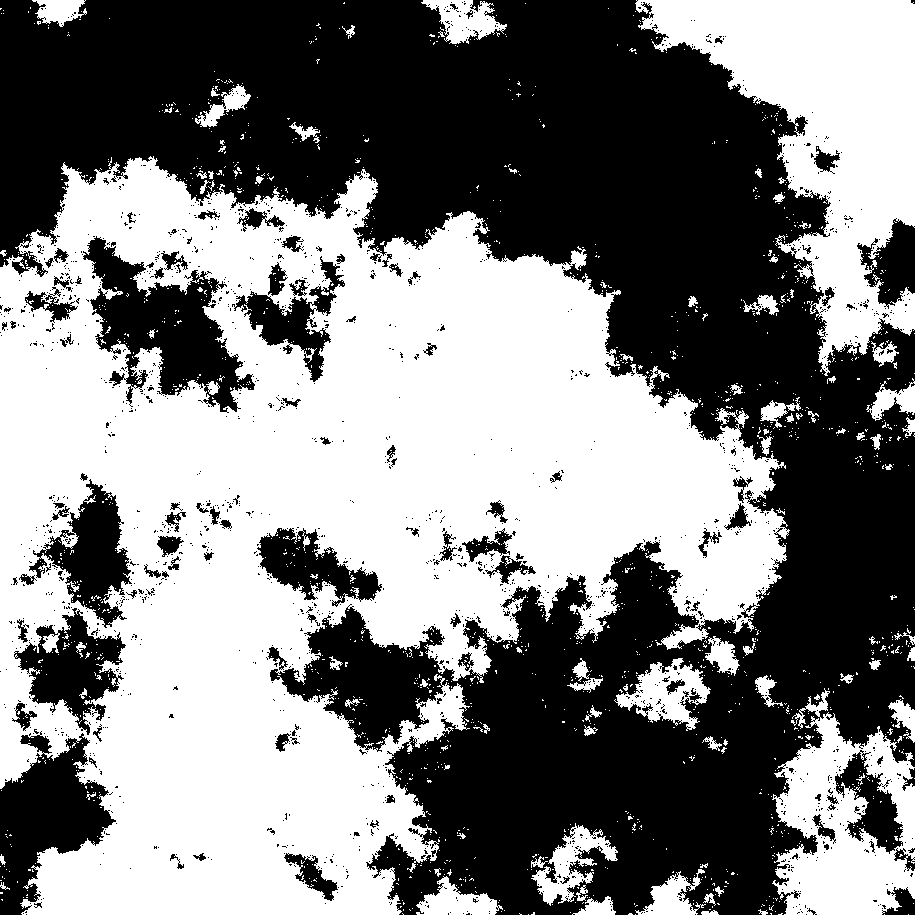
#> input picture sample_fractals/s2_d1.5.png, 915 x 915 px
$ python 2dbc-homespun.py
#> lines starting #> are read from the running program, lines starting #| are printed output that depends on the picture; after the words box and inside, x2 and y2 are one past the last pixel; in counts of white or black regions, pixels touching at a corner belong together; long printed decimals are rounded
import numpy as np
import cv2
import matplotlib.pyplot as plt

# Define canvas size
size = 1024
height = size+1
width = size+1

# Get subdivision sizes
n = 2**np.floor(np.log(height)/np.log(2))  # Greatest power of 2 less than or equal to canvas
# Extract the exponent
n = int(np.log(n)/np.log(2))
boxes = list(2**np.arange(n-1, 1, -1))
boxes.reverse()
boxcounts = {box: 0 for box in boxes}  # Dictionary to store counts for each box size

# Load image
file = 's2_d1.5.png'
canvas = cv2.imread('sample_fractals/' + file, 3)
#> canvas is the input picture: shape (915, 915, 3); 50% white; 1677 white regions (1587 under 20 px), largest, box (x1, y1, x2, y2) and area: (0, 156, 790, 915) 330296, (635, 0, 915, 376) 45666, (772, 688, 915, 915) 17903
canvas = cv2.resize(canvas, dsize=[width, height], interpolation=cv2.INTER_AREA)
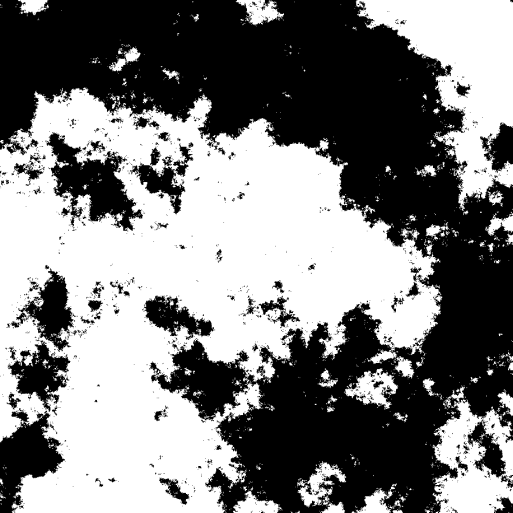
#> canvas: shape (1025, 1025, 3) (shown at 1/2 size); min 0, max 255, mean 127.5
# Specify a threshold 0-255
threshold = 128
# Make all pixels 0-1
#binarized = np.pad(canvas, pad_width=1, mode='constant', constant_values=1)
binarized = canvas / 255


# 2d box counting function
def boxcount2d(sizes, save=False, visualize=False):
#> called with save = False, visualize = True
    for s in sizes:

        # Reset box counter
        bc = 0

        # Make list of box corners and clear corner index
        corners = []
        c = 1

        # Make list of corners
        for y in range(0, height, int(height/s)):
            for x in range(0, height, int(height/s)):
                corners.append([x, y])

        # Detect edges and draw box
        #for row in range(s):
            #for pt in range(s):
        for c in range(1, len(corners)-s):
            boxval = np.mean(binarized[corners[c-1][1]:corners[c+s][1], corners[c-1][0]:corners[c][0]])
            if 0.0 < boxval < 1.0:
                cv2.rectangle(canvas, corners[c], corners[c+s], (0, 0, 255), 1)
                bc += 1
            #c += 1
        boxcounts[s] = bc
        print(len(corners))
        print(c+s)
        if visualize:
            cv2.imshow('img', canvas)
            cv2.waitKey(16)

        if save:
            cv2.imwrite('output/' + file, canvas)
#> this loop made 8 passes
#> pass 1, in boxcount2d, `cv2.imshow('img', canvas)`:
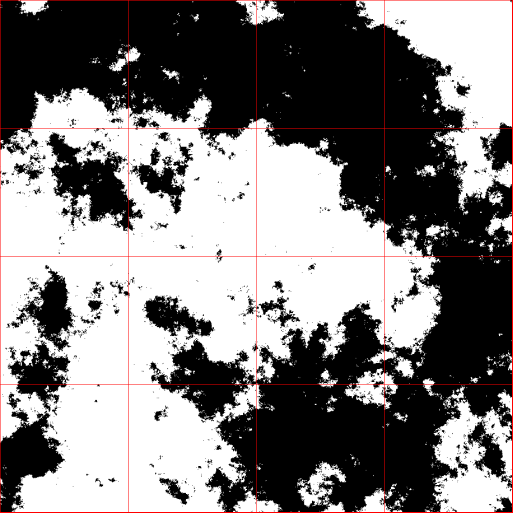
#> window 'img': shape (1025, 1025, 3) (shown at 1/2 size); mean B, G, R 126.1, 126.1, 128.5
#> pass 2, in boxcount2d, `cv2.imshow('img', canvas)`:
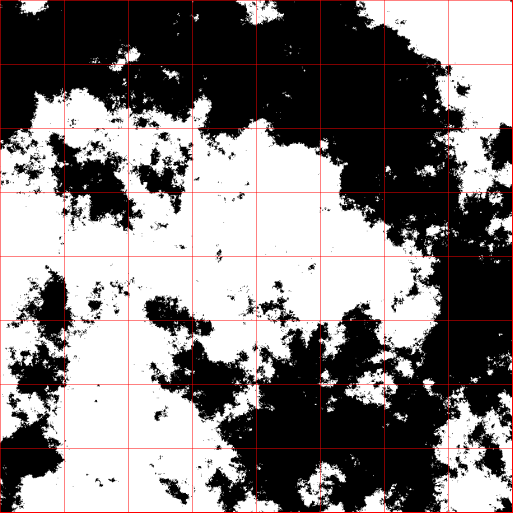
#> window 'img': shape (1025, 1025, 3) (shown at 1/2 size); mean B, G, R 125.2, 125.2, 129.6
#> after the loop:
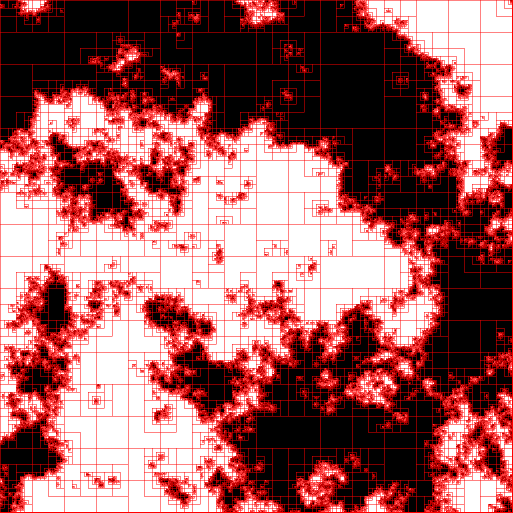
#> canvas: shape (1025, 1025, 3) (shown at 1/2 size); mean B, G, R 97, 97, 156.9
#> after the loop, boxcounts = {4: 16, 8: 63, 16: 217, 32: 669, 64: 1843, 128: 4964, 256: 12775, 512: 31875}

    return canvas, boxcounts


image, counts = boxcount2d(boxes, visualize=True)
#> counts has the same summary as boxcounts in boxcount2d
print(counts)
#| {4: 16, 8: 63, 16: 217, 32: 669, 64: 1843, 128: 4964, 256: 12775, 512: 31875}

# Get slope and plot
x = [x for x in counts.keys()]
#> x = [4, 8, 16, 32, 64, 128, 256, 512]
y = [y for y in counts.values()]
#> y = [16, 63, 217, 669, 1843, 4964, 12775, 31875]

m, b = np.polyfit(np.log(x), np.log(y), 1)
#> m = 1.55; b = 0.93
print(m)
#| 1.548

#plt.xscale("log")
#plt.yscale("log")

plt.plot(np.log(x), m*np.log(x)+b, label=f"{round(m, 2)}")
plt.scatter(np.log(x), np.log(y))

leg = plt.legend()
plt.show()
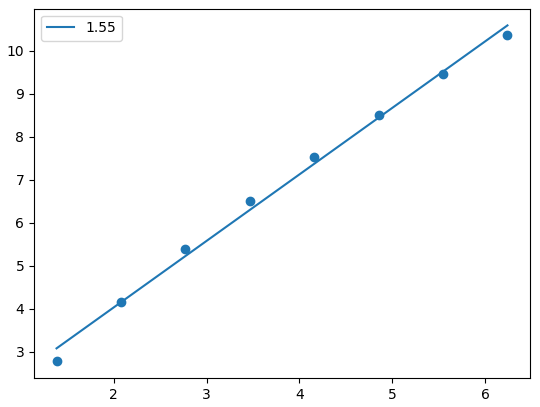
#> figure drawn by matplotlib, 1 panel

$ run again, with sample_fractals/s2_d1.0.png copied over sample_fractals/s2_d1.5.png
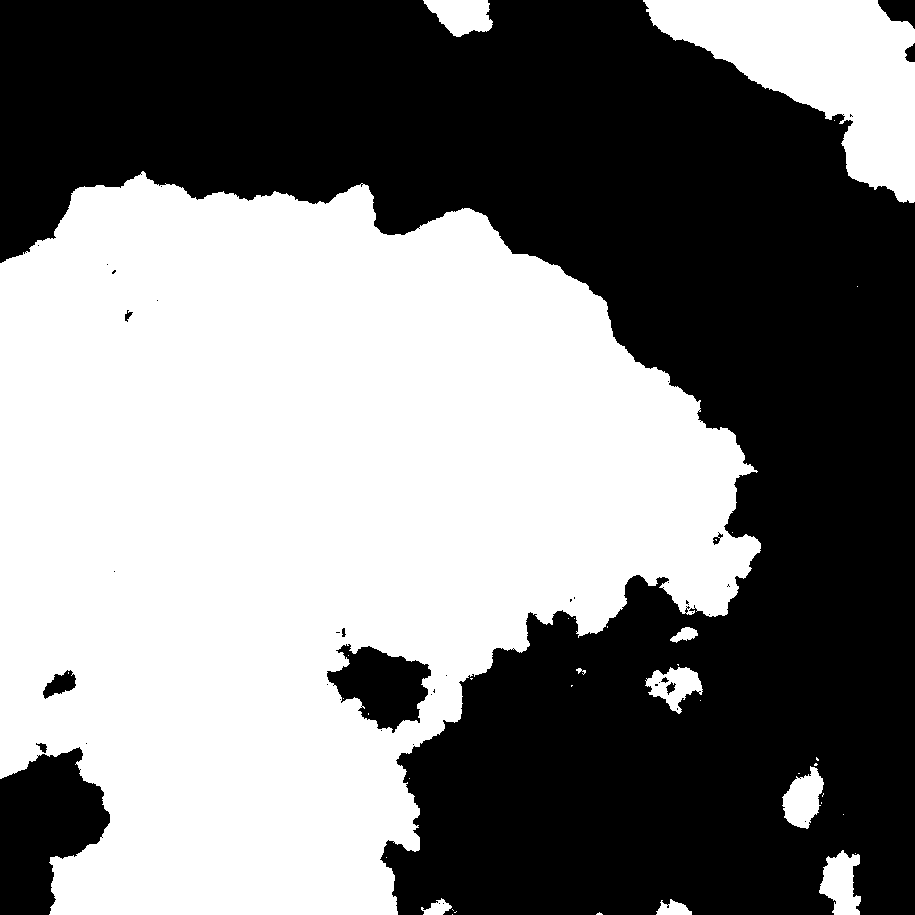
#> input picture sample_fractals/s2_d1.0.png, 915 x 915 px
#> canvas is the input picture: shape (915, 915, 3); 49.9% white; 38 white regions (28 under 20 px), largest, box (x1, y1, x2, y2) and area: (0, 171, 761, 915) 383522, (643, 0, 915, 203) 26870, (819, 850, 861, 915) 1785
#> after the loop in boxcount2d, `for s in sizes:`:
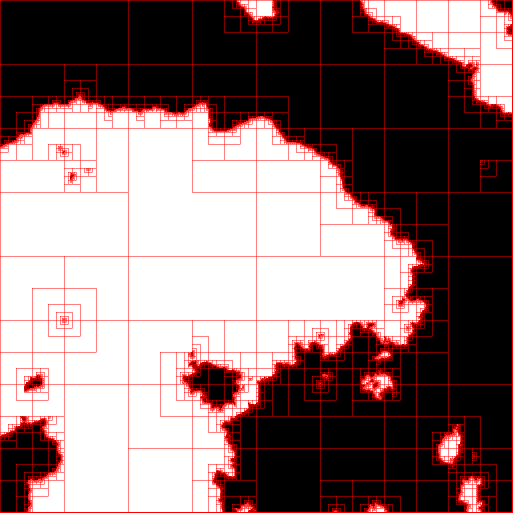
#> canvas: shape (1025, 1025, 3) (shown at 1/2 size); mean B, G, R 119.3, 119.3, 135.8
#> after the loop in boxcount2d, `for s in sizes:`: boxcounts = {4: 16, 8: 41, 16: 94, 32: 194, 64: 412, 128: 854, 256: 1750, 512: 3586}
#> counts has the same summary as boxcounts in boxcount2d
#| {4: 16, 8: 41, 16: 94, 32: 194, 64: 412, 128: 854, 256: 1750, 512: 3586}
#> x = [4, 8, 16, 32, 64, 128, 256, 512]
#> y = [16, 41, 94, 194, 412, 854, 1750, 3586]
#> m = 1.1; b = 1.4
#| 1.100
#> `plt.show()`:
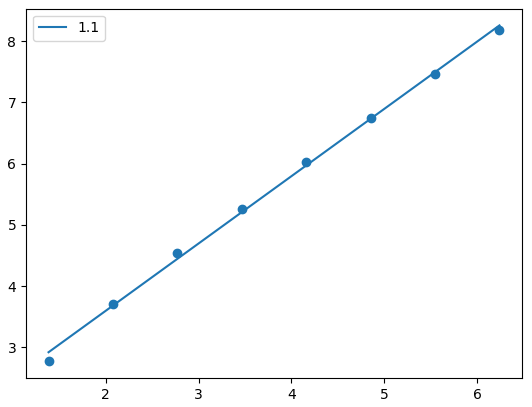
#> figure drawn by matplotlib, 1 panel
